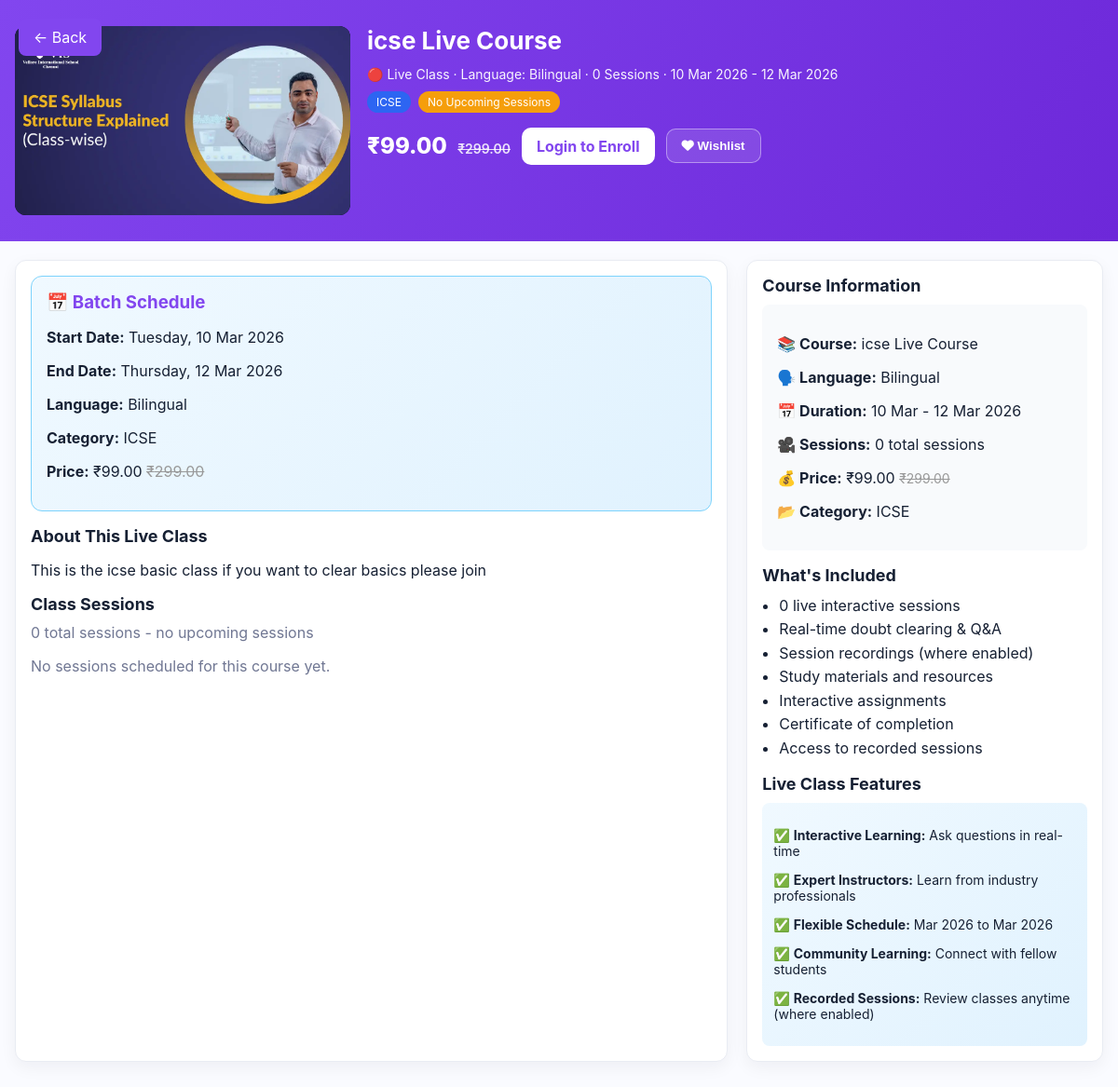
Page /live-class/138/ on the earlier database version.
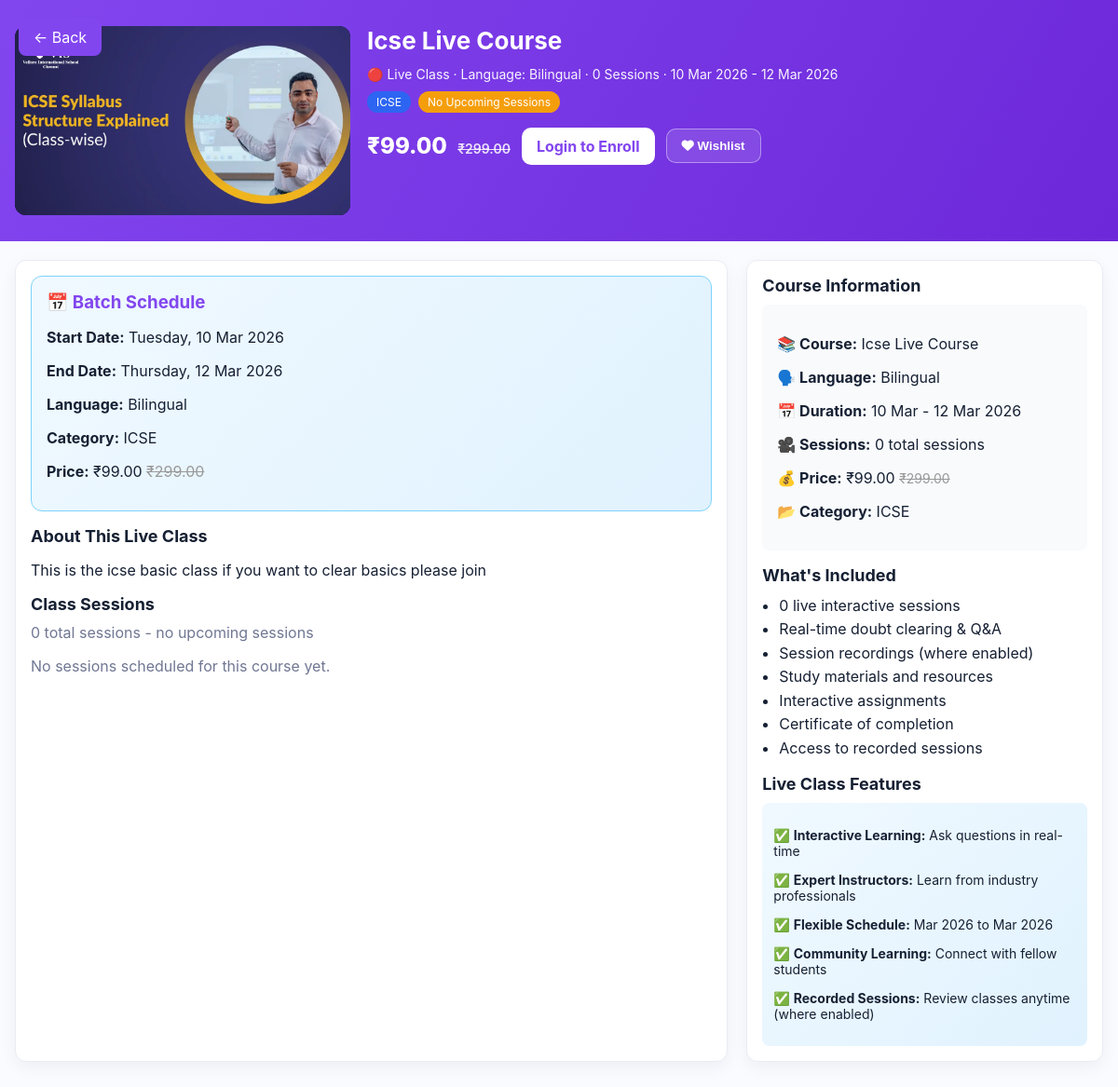
Same page on the later database version.
### live_class/models.py (models this page shows, shortened)
class LiveClassCourse(models.Model):
    name = models.CharField(max_length=220, unique=True)
    language = models.CharField(max_length=64)
    original_price = models.DecimalField(max_digits=10, decimal_places=2)
    current_price = models.DecimalField(max_digits=10, decimal_places=2)
    is_free = models.BooleanField(default=False, help_text="Check if this is a free course")
    banner_image_desktop = models.ImageField(upload_to='live_courses/banner_desktop/', blank=True, null=True)
    banner_image_mobile = models.ImageField(upload_to='live_courses/banner_mobile/', blank=True, null=True)
    start_date = models.DateField()
    end_date = models.DateField()
    about = models.TextField(blank=True)
    category = models.ForeignKey(
        Category,
        on_delete=models.SET_NULL,
        null=True,
        blank=True,
        related_name='live_class_courses',
        verbose_name='Category'
    )
    is_active = models.BooleanField(default=True)
    created_at = models.DateTimeField(auto_now_add=True)
    class Meta:
        ordering = ['-created_at']

### video_courses/models.py (models this page shows, shortened)
class TimestampedModel(models.Model):
    created_at = models.DateTimeField(auto_now_add=True)
    updated_at = models.DateTimeField(auto_now=True)
    class Meta:
        abstract = True

class Category(TimestampedModel):
    name = models.CharField(max_length=120, unique=True)
    slug = models.SlugField(max_length=140, unique=True, blank=True)
    description = models.TextField(blank=True)
    class Meta:
        ordering = ["name"]

### base/views.py (the view, shortened to what this page needs)
# urls.py: path("live-class/<int:pk>/", views.live_class_detail, name="live_class_detail"),
def live_class_detail(request, pk):
    try:
        now = timezone.now()
        course = LiveClassCourse.objects.prefetch_related('sessions').get(
            pk=pk,
            is_active=True
        )
        if course.is_free:
            course.original_price_display = "0.00"
            course.current_price_display = "FREE"
        else:
            course.original_price_display = f"₹{course.original_price:.2f}"
            course.current_price_display = f"₹{course.current_price:.2f}"
        next_sessions = [s for s in course.sessions.all() if s.scheduled_datetime >= now]
        course.next_sessions = sorted(next_sessions, key=lambda s: s.scheduled_datetime)[:10]
        all_sessions = course.sessions.all().order_by('scheduled_datetime')
        total_sessions = all_sessions.count()
        free_sessions = all_sessions.filter(is_free=True).count()
        context = {
            'course': course,
            'next_sessions': course.next_sessions,
            'all_sessions': all_sessions,
            'total_sessions': total_sessions,
            'free_sessions': free_sessions,
            'now': now,
            'is_purchased': False,  # Default: user hasn't purchased
        }
        return render(request, 'live_class_detail.html', context)
    except LiveClassCourse.DoesNotExist:
        raise Http404("Live class not found")

### adminpanel/context_processors.py (called while the page is built)
def navbar_settings(request):
    try:
        settings = NavbarSettings.objects.filter(is_active=True).first()
        if not settings:
            settings = NavbarSettings.objects.create()
        return {'navbar_settings': settings}
    except Exception as e:
        print(f"Error in navbar_settings context processor: {e}")
        return {'navbar_settings': None}

def footer_settings(request):
    try:
        settings = FooterSettings.objects.filter(is_active=True).first()
        footer_links = FooterLink.objects.filter(is_active=True)
        footer_legal_links = FooterLegalLink.objects.filter(is_active=True)
        if not settings:
            settings = FooterSettings.objects.create()
        return {
            'footer_settings': settings,
            'footer_links': footer_links,
            'footer_legal_links': footer_legal_links,
        }
    except Exception as e:
        print(f"Error in footer_settings context processor: {e}")
        return {
            'footer_settings': None,
            'footer_links': [],
            'footer_legal_links': [],
        }

### video_courses/context_processors.py (called while the page is built)
def categories_context(request):
    categories = Category.objects.all()
    return {
        'navbar_categories': categories
    }

### base/templates/live_class_detail.html (shortened to what this page needs)
{% load static %}
<!DOCTYPE html>
<html lang="en">
<head>
    <link rel="stylesheet" href="https://cdnjs.cloudflare.com/ajax/libs/font-awesome/6.0.0/css/all.min.css">
</head>
<body>
<a href="javascript:history.back()" class="back-btn">← Back</a>
<section class="course-header">
    <div class="container">
        <div class="thumb">
            <img src="{% if course.banner_image_desktop %}{{ course.banner_image_desktop.url }}{% else %}{% static 'img/default-live-course.jpg' %}{% endif %}" alt="{{ course.name }}">
        </div>
        <div class="details">
            <h1>{{ course.name }}</h1>
            <div class="meta">🔴 Live Class · Language: {{ course.language }} · {{ total_sessions }} Session{{ total_sessions|pluralize }} · {{ course.start_date|date:"d M Y" }} - {{ course.end_date|date:"d M Y" }}</div>
            <div class="badges">
                {% if course.category %}
                    <span class="badge badge-category">{{ course.category.name }}</span>
                {% endif %}
                {% if next_sessions %}
                    <span class="badge badge-live">{{ next_sessions|length }} Upcoming Session{{ next_sessions|length|pluralize }}</span>
                {% else %}
                    <span class="badge badge-upcoming">No Upcoming Sessions</span>
                {% endif %}
            </div>
            <div class="price-actions">
                <div class="price">
                    {% if course.is_free %}
                        <span class="free-text">FREE</span>
                    {% else %}
                        <span class="now">₹{{ course.current_price }}</span>
                        {% if course.original_price != course.current_price %}
                            <span class="old">₹{{ course.original_price }}</span>
                        {% endif %}
                    {% endif %}
                </div>
                {% if user.is_authenticated %}
                    {% if is_purchased %}
                        <button class="buy-btn" style="background: linear-gradient(135deg, #3b82f6, #2563eb); pointer-events: none;">
                            <i class="fa fa-check"></i> Already Enrolled
                        </button>
                    {% else %}
                        <button class="buy-btn" id="enrollBtn" onclick="handleEnrollClick(event)">
                            {% if course.is_free %}
                                Enroll Free
                            {% else %}
                                Enroll Now
                            {% endif %}
                        </button>
                    {% endif %}
                {% else %}
                    <a href="{% url 'login' %}" class="buy-btn" style="text-decoration: none;">
                        Login to Enroll
                    </a>
                {% endif %}
                <button class="add-btn" onclick="addToWishlist(event)">
                    <i class="fa fa-heart"></i> Wishlist
                </button>
            </div>
        </div>
    </div>
</section>
<section class="course-container">
    <div class="panel">
        <div class="schedule-info">
            <h3>📅 Batch Schedule</h3>
            <p><strong>Start Date:</strong> {{ course.start_date|date:"l, d M Y" }}</p>
            <p><strong>End Date:</strong> {{ course.end_date|date:"l, d M Y" }}</p>
            <p><strong>Language:</strong> {{ course.language }}</p>
            {% if course.category %}
                <p><strong>Category:</strong> {{ course.category.name }}</p>
            {% endif %}
            {% if course.is_free %}
                <p><strong>Price:</strong> <span style="color: var(--free-accent); font-weight: 700; font-size: 18px;">FREE</span></p>
            {% else %}
                <p><strong>Price:</strong> ₹{{ course.current_price }}{% if course.original_price != course.current_price %} <span style="text-decoration: line-through; color: #999;">₹{{ course.original_price }}</span>{% endif %}</p>
            {% endif %}
        </div>
        <h2>About This Live Class</h2>
        <p class="desc">
            {% if course.about %}
                {{ course.about|linebreaks }}
            {% else %}
                This comprehensive live class will guide you through interactive learning sessions with our expert educators. Join live sessions, ask questions in real-time, and learn with fellow students.
            {% endif %}
        </p>
        <h2 style="margin-top:16px;">Class Sessions</h2>
        <p class="muted" style="margin-top:0;">
            {% if next_sessions %}
                {{ next_sessions|length }} upcoming session{{ next_sessions|length|pluralize }} out of {{ total_sessions }} total
            {% else %}
                {{ total_sessions }} total session{{ total_sessions|pluralize }} - no upcoming sessions
            {% endif %}
        </p>
        {% if all_sessions %}
            <h3 style="margin-top:24px;">All Sessions Schedule</h3>
            <div class="sessions-grid">
                {% for session in all_sessions %}
                    <div class="session-card">
                        <div class="session-header">
                            <div class="session-info">
                                <h4>{{ session.class_name }}</h4>
                                {% if session.subject %}
                                    <div class="session-subject">Subject: {{ session.subject }}</div>
                                {% endif %}
                                <div class="session-datetime">
                                    {{ session.scheduled_datetime|date:"l, d M Y" }} at {{ session.scheduled_datetime|time:"g:i A" }}
                                </div>
                                <div class="session-duration">
                                    {{ session.duration_minutes }} min · Max: {{ session.max_participants }} participants
                                    {% if session.enable_auto_recording %} · 📹 Recorded{% endif %}
                                </div>
                            </div>
                            <div>
                                {% if session.is_free or course.is_free %}
                                    <div class="session-status status-free">Free</div>
                                {% elif session.scheduled_datetime > now %}
                                    <div class="session-status status-upcoming">Upcoming</div>
                                {% else %}
                                    <div class="session-status status-completed">Completed</div>
                                {% endif %}
                            </div>
                        </div>
                    </div>
                {% endfor %}
            </div>
        {% else %}
            <p class="muted">No sessions scheduled for this course yet.</p>
        {% endif %}
    </div>
    <aside class="panel">
        <h2>Course Information</h2>
        <div style="background: #f8fafc; padding: 16px; border-radius: 8px; margin-bottom: 16px;">
            <p><strong>📚 Course:</strong> {{ course.name }}</p>
            <p><strong>🗣️ Language:</strong> {{ course.language }}</p>
            <p><strong>📅 Duration:</strong> {{ course.start_date|date:"d M" }} - {{ course.end_date|date:"d M Y" }}</p>
            <p><strong>🎥 Sessions:</strong> {{ total_sessions }} total session{{ total_sessions|pluralize }}</p>
            {% if course.is_free %}
                <p><strong>💰 Price:</strong> <span style="color: var(--free-accent); font-weight: 700; font-size: 18px;">FREE</span></p>
            {% else %}
                <p><strong>💰 Price:</strong> ₹{{ course.current_price }}{% if course.original_price != course.current_price %} <span style="text-decoration: line-through; color: #999; font-size: 14px;">₹{{ course.original_price }}</span>{% endif %}</p>
            {% endif %}
            {% if course.category %}
                <p><strong>📂 Category:</strong> {{ course.category.name }}</p>
            {% endif %}
        </div>
        <h2>What's Included</h2>
        <ul style="padding-left:18px; line-height:1.6; margin:0;">
            <li>{{ total_sessions }} live interactive session{{ total_sessions|pluralize }}</li>
            <li>Real-time doubt clearing & Q&A</li>
            <li>Session recordings (where enabled)</li>
            <li>Study materials and resources</li>
            <li>Interactive assignments</li>
            <li>Certificate of completion</li>
            <li>Access to recorded sessions</li>
        </ul>
        <h2 style="margin-top:14px;">Live Class Features</h2>
        <div style="background: linear-gradient(135deg, {% if course.is_free %}#d1fae5, #a7f3d0{% else %}#f0f9ff, #e0f2fe{% endif %}); padding: 12px; border-radius: 8px; font-size: 14px;">
            <p>✅ <strong>Interactive Learning:</strong> Ask questions in real-time</p>
            <p>✅ <strong>Expert Instructors:</strong> Learn from industry professionals</p>
            <p>✅ <strong>Flexible Schedule:</strong> {{ course.start_date|date:"M Y" }} to {{ course.end_date|date:"M Y" }}</p>
            <p>✅ <strong>Community Learning:</strong> Connect with fellow students</p>
            <p>✅ <strong>Recorded Sessions:</strong> Review classes anytime (where enabled)</p>
        </div>
    </aside>
</section>
</body>
</html>

Differences in the rows shown:
changed LiveClassCourse "Bilingual": name "icse Live Course" → "Icse Live Course"
